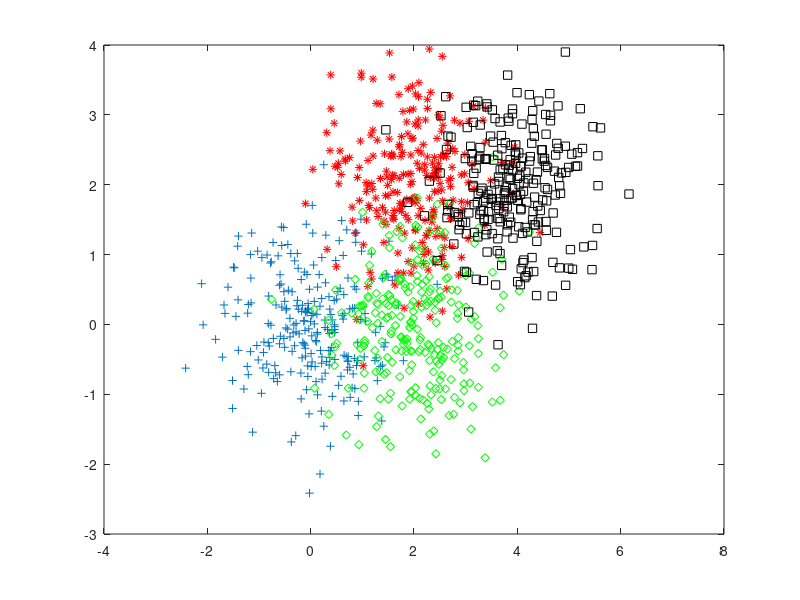

The MATLAB script that drew this image:
%%%%%%%%%%%%%%%%%%%%%%%%%%%%%% A1 A2 %%%%%%%%%%%%%%%%%%%%%%%%%%%%%%

%rng(0)

MU = [0 0];
SIGMA = [0.6 0; 0 0.6];
r = mvnrnd(MU,SIGMA, 250);

MU = [2 2];
SIGMA = [0.6 0; 0 0.6];
d = mvnrnd(MU,SIGMA, 250);

MU = [2 0];
SIGMA = [0.6 0; 0 0.6];
p = mvnrnd(MU,SIGMA, 250);


MU = [4 2];
SIGMA = [0.6 0;0 0.6];
k = mvnrnd(MU,SIGMA, 250); 

 plot(r(:,1),r(:,2),'+', d(:,1),d(:,2),'r*', p(:,1),p(:,2),'gd', k(:,1),k(:,2),'ks');


%%%%%%%%%%%%%%%%%%%%%%%%%%%%%%%%%%   A3   %%%%%%%%%%%%%%%%%%%%%%%%%%%%%%%%%

%%%%%%%%%%%%%% ypologismos parametrwn 1hs klashs %%%%%%%%%%%%%%%%


x = 0;
y =0;

for i=1:250
    
    x = x + r(i,1); 
    y = y + r(i,2);
    
    
end

mML_1 = [x/250 y/250];        % mesh timh 1hs klashs

x = 0;

for i=1:250
    
   x =  x + ((r(i,:) - mML_1)')*(r(i,:) - mML_1);
    
end

sML_1 = x / 250 ;            % diaspora 1hs klashs

%%%%%%%%%%%%%% ypologismos parametrwn 2hs klashs %%%%%%%%%%%%%%%%

x = 0;
y =0;

for i=1:250
    
    x = x + d(i,1); 
    y = y + d(i,2);
    
    
end

mML_2 = [x/250 y/250];        % mesh timh 2hs klashs

x = 0;

for i=1:250
    
   x =  x + ((d(i,:) - mML_2)')*(d(i,:) - mML_2);
    
end

sML_2 = x / 250  ;           % diaspora 2hs klashs


%%%%%%%%%%%%%% ypologismos parametrwn 3hs klashs %%%%%%%%%%%%%%%%


x = 0;
y =0;

for i=1:250
    
    x = x + p(i,1); 
    y = y + p(i,2);
    
    
end

mML_3 = [x/250 y/250] ;       % mesh timh 3hs klashs

x = 0;

for i=1:250
    
   x =  x + ((p(i,:) - mML_3)')*(p(i,:) - mML_3);
    
end

sML_3 = x / 250 ;            % diaspora 3hs klashs

%%%%%%%%%%%%%% ypologismos parametrwn 4hs klashs %%%%%%%%%%%%%%%%



x = 0;
y =0;

for i=1:250
    
    x = x + k(i,1); 
    y = y + k(i,2);
    
    
end

mML_4 = [x/250 y/250] ;       % mesh timh 4hs klashs

x = 0;

for i=1:250
    
   x =  x + ((k(i,:) - mML_4)')*(k(i,:) - mML_4);
    
end

sML_4 = x / 250  ;           % diaspora 4hs klashs



%%%%%%%%%%%%%%%%%%%%%%%%%%%%%%%%%%   A4   %%%%%%%%%%%%%%%%%%%%%%%%%%%%%%%%%

%{
        %%%%%%%%%%%%%%%% gia 1h klash %%%%%%%%%%%%%%%%

for i=1:250
    
   eukl_dist_1 = norm(r(i,:) - mML_1);
   eukl_dist_2 = norm(r(i,:) - mML_2);
   eukl_dist_3 = norm(r(i,:) - mML_3);
   eukl_dist_4 = norm(r(i,:) - mML_4);
    
   min = eukl_dist_1;
   
   if( eukl_dist_2 < min )
       min = eukl_dist_2;
   end
   if (eukl_dist_3 < min )
       min = eukl_dist_3;
   end
   if ( eukl_dist_4 < min )
       min = eukl_dist_4;
   end
    
   
   if( eukl_dist_1 == min )
         hold on
         plot(r(i,1),r(i,2),'+')
     sfalma = ( abs(min-eukl_dist_1)/eukl_dist_1 )*100
      
   end
   if( eukl_dist_2 == min )
       hold on
       plot(r(i,1),r(i,2),'r*')
        sfalma = ( abs(min-eukl_dist_1)/eukl_dist_1 )*100
      
   end
   if ( eukl_dist_3 == min )
       hold on
       plot(r(i,1),r(i,2),'gd')
        sfalma = ( abs(min-eukl_dist_1)/eukl_dist_1 )*100
   
   end
   if ( eukl_dist_4 == min )
       hold on
       plot(r(i,1),r(i,2),'ks')
        sfalma = ( abs(min-eukl_dist_1)/eukl_dist_1 )*100
   
   end
   
    
end

        %%%%%%%%%%%%%%%% gia 2h klash %%%%%%%%%%%%%%%%

for i=1:250
    
   eukl_dist_1 = norm(d(i,:) - mML_1);
   eukl_dist_2 = norm(d(i,:) - mML_2);
   eukl_dist_3 = norm(d(i,:) - mML_3);
   eukl_dist_4 = norm(d(i,:) - mML_4);
    
   min = eukl_dist_1;
   
   if( eukl_dist_2 < min )
       min = eukl_dist_2;
   end
   if ( eukl_dist_3 < min )
       min = eukl_dist_3;
   end
   if ( eukl_dist_4 < min )
       min = eukl_dist_4;
   end
    
   
   if( eukl_dist_1 == min )
       hold on
       plot(d(i,1),d(i,2),'+')
       sfalma = ( abs(min-eukl_dist_2)/eukl_dist_2 )*100
      
   end
   if( eukl_dist_2 == min )
       hold on
       plot(d(i,1),d(i,2),'r*')
       sfalma = ( abs(min-eukl_dist_2)/eukl_dist_2 )*100
      
   end
   if ( eukl_dist_3 == min )
       hold on
       plot(d(i,1),d(i,2),'gd')
       sfalma = ( abs(min-eukl_dist_2)/eukl_dist_2 )*100
    
   end
   if ( eukl_dist_4 == min )
       hold on
       plot(d(i,1),d(i,2),'ks')
       sfalma = ( abs(min-eukl_dist_2)/eukl_dist_2 )*100
   end
   
    
end

        %%%%%%%%%%%%%%%% gia 3h klash %%%%%%%%%%%%%%%%


for i=1:250
    
   eukl_dist_1 = norm(p(i,:) - mML_1);
   eukl_dist_2 = norm(p(i,:) - mML_2);
   eukl_dist_3 = norm(p(i,:) - mML_3);
   eukl_dist_4 = norm(p(i,:) - mML_4);
    
   min = eukl_dist_1;
   
   if( eukl_dist_2 < min )
       min = eukl_dist_2;
   end
   if ( eukl_dist_3 < min )
       min = eukl_dist_3;
   end
   if ( eukl_dist_4 < min )
       min = eukl_dist_4;
   end
    
   
   if( eukl_dist_1 == min )
       hold on
       plot(p(i,1),p(i,2),'+')
       sfalma = ( abs(min-eukl_dist_3)/eukl_dist_3 )*100
      
   end
   if( eukl_dist_2 == min )
       hold on
       plot(p(i,1),p(i,2),'r*')
       sfalma = ( abs(min-eukl_dist_3)/eukl_dist_3 )*100
      
   end
   if ( eukl_dist_3 == min )
       hold on
       plot(p(i,1),p(i,2),'gd')
       sfalma = ( abs(min-eukl_dist_3)/eukl_dist_3 )*100
        
   end
   if ( eukl_dist_4 == min )
       hold on
       plot(p(i,1),p(i,2),'ks')
       sfalma = ( abs(min-eukl_dist_3)/eukl_dist_3 )*100
      
   end
   
    
end

        
        %%%%%%%%%%%%%%%% gia 4h klash %%%%%%%%%%%%%%%%


for i=1:250
    
   eukl_dist_1 = norm(k(i,:) - mML_1);
   eukl_dist_2 = norm(k(i,:) - mML_2);
   eukl_dist_3 = norm(k(i,:) - mML_3);
   eukl_dist_4 = norm(k(i,:) - mML_4);
    
   min = eukl_dist_1;
   
   if( eukl_dist_2 < min )
       min = eukl_dist_2;
   end
   if ( eukl_dist_3 < min )
       min = eukl_dist_3;
   end
   if ( eukl_dist_4 < min )
       min = eukl_dist_4;
   end
    
   
   if( eukl_dist_1 == min )
       hold on
       plot(k(i,1),k(i,2),'+')
       sfalma = ( abs(min-eukl_dist_4)/eukl_dist_4 )*100
      
   end
   if( eukl_dist_2 == min )
       hold on
       plot(k(i,1),k(i,2),'r*')
       sfalma = ( abs(min-eukl_dist_4)/eukl_dist_4 )*100
      
   end
   if ( eukl_dist_3 == min )
       hold on
       plot(k(i,1),k(i,2),'gd')
       sfalma = ( abs(min-eukl_dist_4)/eukl_dist_4 )*100
    
   end
   if ( eukl_dist_4 == min )
       hold on
       plot(k(i,1),k(i,2),'ks')
       sfalma = ( abs(min-eukl_dist_4)/eukl_dist_4 )*100
      
   end
   
    
end

%}

%%%%%%%%%%%%%%%%%%%%%%%%%%%%%%%%%%   A5   %%%%%%%%%%%%%%%%%%%%%%%%%%%%%%%%%

        %%%%%%%%%%%%%%%% gia 1h klash %%%%%%%%%%%%%%%%
%{
 temp=(sML_1 + sML_2 + sML_3 + sML_4)/4 ;
        
        
    for i=1:250    
        
        dm_1=((r(i,:) - mML_1) * (inv(temp)) * (r(i,:) - mML_1)')^1/2;
        dm_2=((r(i,:) - mML_2) * (inv(temp)) * (r(i,:) - mML_2)')^1/2;
        dm_3=((r(i,:) - mML_3) * (inv(temp)) * (r(i,:) - mML_3)')^1/2;
        dm_4=((r(i,:) - mML_4) * (inv(temp)) * (r(i,:) - mML_4)')^1/2;
    
    
    min = dm_1;
   
   if( dm_2 < min )
       min = dm_2;
   end
   if ( dm_3 < min )
       min = dm_3;
   end
   if ( dm_4 < min )
       min = dm_4;
   end
    
   
   if( dm_1 == min )
       hold on
       plot(r(i,1),r(i,2),'+')
       sfalma = ( abs(min-dm_1)/dm_1 )*100
      
   end
   if( dm_2 == min )
       hold on
       plot(r(i,1),r(i,2),'r*')
       sfalma = ( abs(min-dm_1)/dm_1 )*100
      
   end
   if ( dm_3 == min )
       hold on
       plot(r(i,1),r(i,2),'gd')
       sfalma = ( abs(min-dm_1)/dm_1 )*100
        
   end
   if ( dm_4 == min )
       hold on
       plot(r(i,1),r(i,2),'ks')
       sfalma = ( abs(min-dm_1)/dm_1 )*100
      
   end
    
    end
    
    
    %%%%%%%%%%%%%%%% gia 2h klash %%%%%%%%%%%%%%%%

    
    
    for i=1:250    
        
        dm_1=((d(i,:) - mML_1) * (inv(temp)) * (d(i,:) - mML_1)')^1/2;
        dm_2=((d(i,:) - mML_2) * (inv(temp)) * (d(i,:) - mML_2)')^1/2;
        dm_3=((d(i,:) - mML_3) * (inv(temp)) * (d(i,:) - mML_3)')^1/2;
        dm_4=((d(i,:) - mML_4) * (inv(temp)) * (d(i,:) - mML_4)')^1/2;
    
    
    min = dm_1;
   
   if( dm_2 < min )
       min = dm_2;
   end
   if ( dm_3 < min )
       min = dm_3;
   end
   if ( dm_4 < min )
       min = dm_4;
   end
    
   
   if( dm_1 == min )
       hold on
       plot(d(i,1),d(i,2),'+')
       sfalma = ( abs(min-dm_2)/dm_2 )*100
      
   end
   if( dm_2 == min )
       hold on
       plot(d(i,1),d(i,2),'r*')
       sfalma = ( abs(min-dm_2)/dm_2 )*100
      
   end
   if ( dm_3 == min )
       hold on
       plot(d(i,1),d(i,2),'gd')
       sfalma = ( abs(min-dm_2)/dm_2 )*100
        
   end
   if ( dm_4 == min )
       hold on
       plot(d(i,1),d(i,2),'ks')
       sfalma = ( abs(min-dm_2)/dm_2 )*100
      
   end
    
    end
    
    
    %%%%%%%%%%%%%%%% gia 3h klash %%%%%%%%%%%%%%%%

        
   for i=1:250    
        
        dm_1=((p(i,:) - mML_1) * (inv(temp)) * (p(i,:) - mML_1)')^1/2;
        dm_2=((p(i,:) - mML_2) * (inv(temp)) * (p(i,:) - mML_2)')^1/2;
        dm_3=((p(i,:) - mML_3) * (inv(temp)) * (p(i,:) - mML_3)')^1/2;
        dm_4=((p(i,:) - mML_4) * (inv(temp)) * (p(i,:) - mML_4)')^1/2;
    
    
    min = dm_1;
   
   if( dm_2 < min )
       min = dm_2;
   end
   if ( dm_3 < min )
       min = dm_3;
   end
   if ( dm_4 < min )
       min = dm_4;
   end
    
   
   if( dm_1 == min )
       hold on
       plot(p(i,1),p(i,2),'+')
       sfalma = ( abs(min-dm_3)/dm_3 )*100
      
   end
   if( dm_2 == min )
       hold on
       plot(p(i,1),p(i,2),'r*')
       sfalma = ( abs(min-dm_3)/dm_3 )*100
      
   end
   if ( dm_3 == min )
       hold on
       plot(p(i,1),p(i,2),'gd')
       sfalma = ( abs(min-dm_3)/dm_3 )*100
        
   end
   if ( dm_4 == min )
       hold on
       plot(p(i,1),p(i,2),'ks')
       sfalma = ( abs(min-dm_3)/dm_3 )*100
      
   end
    
   end
    
   
    %%%%%%%%%%%%%%%% gia 4h klash %%%%%%%%%%%%%%%%

    
       for i=1:250    
        
        dm_1=((k(i,:) - mML_1) * (inv(temp)) * (k(i,:) - mML_1)')^1/2;
        dm_2=((k(i,:) - mML_2) * (inv(temp)) * (k(i,:) - mML_2)')^1/2;
        dm_3=((k(i,:) - mML_3) * (inv(temp)) * (k(i,:) - mML_3)')^1/2;
        dm_4=((k(i,:) - mML_4) * (inv(temp)) * (k(i,:) - mML_4)')^1/2;
    
    
    min = dm_1;
   
   if( dm_2 < min )
       min = dm_2;
   end
   if ( dm_3 < min )
       min = dm_3;
   end
   if ( dm_4 < min )
       min = dm_4;
   end
    
   
   if( dm_1 == min )
       hold on
       plot(k(i,1),k(i,2),'+')
       sfalma = ( abs(min-dm_4)/dm_4 )*100
      
   end
   if( dm_2 == min )
       hold on
       plot(k(i,1),k(i,2),'r*')
       sfalma = ( abs(min-dm_4)/dm_4 )*100
      
   end
   if ( dm_3 == min )
       hold on
       plot(k(i,1),k(i,2),'gd')
       sfalma = ( abs(min-dm_4)/dm_4 )*100
        
   end
   if ( dm_4 == min )
       hold on
       plot(k(i,1),k(i,2),'ks')
       sfalma = ( abs(min-dm_4)/dm_4 )*100
      
   end
    
 end
  %} 
        
       %%%%%%%%%%%%%%%%%%%%%%%%%%%%%%%%%%   A6   %%%%%%%%%%%%%%%%%%%%%%%%%%%%%%%%%

       %%%%%%%%%%%%%%%% gia 1h klash %%%%%%%%%%%%%%%%
       %{
      
 for i=1:250
       
  px1 = exp( -1/2 * ( r(i,:) - mML_1 ) * inv(sML_1) * ( r(i,:) - mML_1 )' ) / 2 * pi * (det(sML_1)^1/2);
  px2 = exp( -1/2 * ( r(i,:) - mML_2 ) * inv(sML_2) * ( r(i,:) - mML_2 )' ) / 2 * pi * (det(sML_2)^1/2);
  px3 = exp( -1/2 * ( r(i,:) - mML_3 ) * inv(sML_3) * ( r(i,:) - mML_3 )' ) / 2 * pi * (det(sML_3)^1/2);
  px4 = exp( -1/2 * ( r(i,:) - mML_4 ) * inv(sML_4) * ( r(i,:) - mML_4 )' ) / 2 * pi * (det(sML_4)^1/2);

  
  
  max = px1;
  
  if ( px2 > max )
      max = px2;
  end
  if ( px3 > max )
      max = px3;
  end    
  if ( px4 > max )
      max = px4;
  end
  
  
  if ( max == px1 )
      hold on 
      plot(r(i,1),r(i,2),'+')
      sfalma = ( abs(max-px1)/px1 )*100
  end
  if ( max == px2 )
      hold on 
      plot(r(i,1),r(i,2),'r*')
      sfalma = ( abs(max-px1)/px1 )*100
  end
  if ( max == px3 )
      hold on 
      plot(r(i,1),r(i,2),'gd')
      sfalma = ( abs(max-px1)/px1 )*100
  end
  if ( max == px4 )
      hold on 
      plot(r(i,1),r(i,2),'ks')
      sfalma = ( abs(max-px1)/px1 )*100
  end
  
 end
 
  %%%%%%%%%%%%%%%% gia 2h klash %%%%%%%%%%%%%%%%
       
       
 for i=1:250
       
  px1 = exp( -1/2 * ( d(i,:) - mML_1 ) * inv(sML_1) * ( d(i,:) - mML_1 )' ) / 2 * pi * (det(sML_1)^1/2);
  px2 = exp( -1/2 * ( d(i,:) - mML_2 ) * inv(sML_2) * ( d(i,:) - mML_2 )' ) / 2 * pi * (det(sML_2)^1/2);
  px3 = exp( -1/2 * ( d(i,:) - mML_3 ) * inv(sML_3) * ( d(i,:) - mML_3 )' ) / 2 * pi * (det(sML_3)^1/2);
  px4 = exp( -1/2 * ( d(i,:) - mML_4 ) * inv(sML_4) * ( d(i,:) - mML_4 )' ) / 2 * pi * (det(sML_4)^1/2);

  
  
  max = px1;
  
  if ( px2 > max )
      max = px2;
  end
  if ( px3 > max )
      max = px3;
  end    
  if ( px4 > max )
      max = px4;
  end
  
  
  if ( max == px1 )
      hold on 
      plot(d(i,1),d(i,2),'+')
      sfalma = ( abs(max-px2)/px2 )*100
  end
  if ( max == px2 )
      hold on 
      plot(d(i,1),d(i,2),'r*')
      sfalma = ( abs(max-px2)/px2 )*100
  end
  if ( max == px3 )
      hold on 
      plot(d(i,1),d(i,2),'gd')
      sfalma = ( abs(max-px2)/px2 )*100
  end
  if ( max == px4 )
      hold on 
      plot(d(i,1),d(i,2),'ks')
      sfalma = ( abs(max-px2)/px2 )*100
  end
  
 end
 
  %%%%%%%%%%%%%%%% gia 3h klash %%%%%%%%%%%%%%%%
       
       
 for i=1:250
       
  px1 = exp( -1/2 * ( p(i,:) - mML_1 ) * inv(sML_1) * ( p(i,:) - mML_1 )' ) / 2 * pi * (det(sML_1)^1/2);
  px2 = exp( -1/2 * ( p(i,:) - mML_2 ) * inv(sML_2) * ( p(i,:) - mML_2 )' ) / 2 * pi * (det(sML_2)^1/2);
  px3 = exp( -1/2 * ( p(i,:) - mML_3 ) * inv(sML_3) * ( p(i,:) - mML_3 )' ) / 2 * pi * (det(sML_3)^1/2);
  px4 = exp( -1/2 * ( p(i,:) - mML_4 ) * inv(sML_4) * ( p(i,:) - mML_4 )' ) / 2 * pi * (det(sML_4)^1/2);

  
  
  max = px1;
  
  if ( px2 > max )
      max = px2;
  end
  if ( px3 > max )
      max = px3;
  end    
  if ( px4 > max )
      max = px4;
  end
  
  
  if ( max == px1 )
      hold on 
      plot(p(i,1),p(i,2),'+')
      sfalma = ( abs(max-px3)/px3 )*100
  end
  if ( max == px2 )
      hold on 
      plot(p(i,1),p(i,2),'r*')
      sfalma = ( abs(max-px3)/px3 )*100
  end
  if ( max == px3 )
      hold on 
      plot(p(i,1),p(i,2),'gd')
      sfalma = ( abs(max-px3)/px3 )*100
  end
  if ( max == px4 )
      hold on 
      plot(p(i,1),p(i,2),'ks')
      sfalma = ( abs(max-px3)/px3 )*100
  end
  
 end
 
  %%%%%%%%%%%%%%%% gia 4h klash %%%%%%%%%%%%%%%%
       
       
 for i=1:250
       
  px1 = exp( -1/2 * ( k(i,:) - mML_1 ) * inv(sML_1) * ( k(i,:) - mML_1 )' ) / 2 * pi * (det(sML_1)^1/2);
  px2 = exp( -1/2 * ( k(i,:) - mML_2 ) * inv(sML_2) * ( k(i,:) - mML_2 )' ) / 2 * pi * (det(sML_2)^1/2);
  px3 = exp( -1/2 * ( k(i,:) - mML_3 ) * inv(sML_3) * ( k(i,:) - mML_3 )' ) / 2 * pi * (det(sML_3)^1/2);
  px4 = exp( -1/2 * ( k(i,:) - mML_4 ) * inv(sML_4) * ( k(i,:) - mML_4 )' ) / 2 * pi * (det(sML_4)^1/2);

  
  
  max = px1;
  
  if ( px2 > max )
      max = px2;
  end
  if ( px3 > max )
      max = px3;
  end    
  if ( px4 > max )
      max = px4;
  end
  
  
  if ( max == px1 )
      hold on 
      plot(k(i,1),k(i,2),'+')
      sfalma = ( abs(max-px4)/px4 )*100
  end
  if ( max == px2 )
      hold on 
      plot(k(i,1),k(i,2),'r*')
      sfalma = ( abs(max-px4)/px4 )*100
  end
  if ( max == px3 )
      hold on 
      plot(k(i,1),k(i,2),'gd')
      sfalma = ( abs(max-px4)/px4 )*100
  end
  if ( max == px4 )
      hold on 
      plot(k(i,1),k(i,2),'ks')
      sfalma = ( abs(max-px4)/px4 )*100
  end
  
  
 end

 
 
 %}

 
 